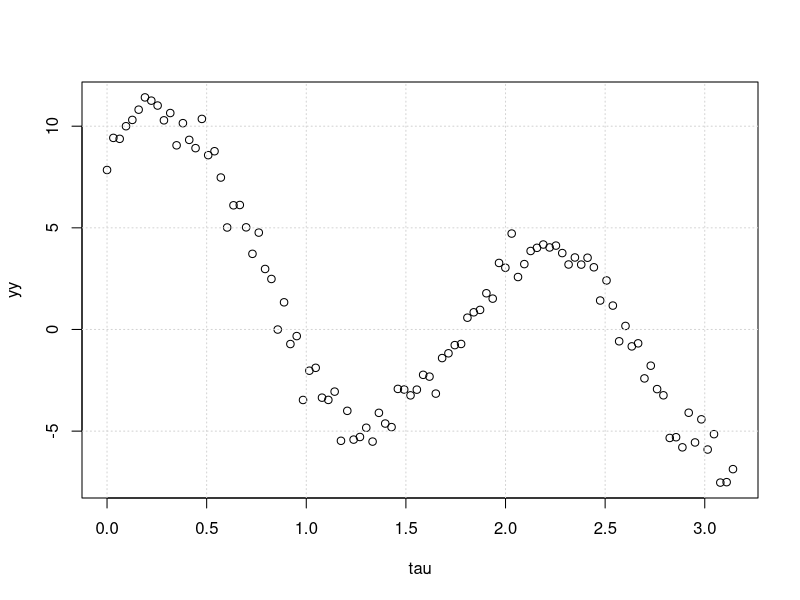

Write R code to recreate this figure.
### Solution to Exercise 1

# Set the number n
nn <- 100
# Generate the points
tau <- seq(0,pi,length.out=nn)
# Begin by generating a column of 1s
XX <- cbind(rep(1,nn))
# Set K
KK <- 2
# Make a for loop to bind columns with cos and sin values of increasing frequency
for (kk in 1:KK) {
  XX <- cbind(XX,sin(pi/2*tau*kk),cos(pi/2*tau*kk))
}
# Make theta vector
theta <- matrix(1:5,5,1)
# Set a random seed
set.seed(150)
# Generate the y values
yy <- XX%*%theta + rnorm(nn,0,sqrt(1/2))
# Plot data
plot(tau,yy)
grid()
# Compute the ordinary least squares estimate
theta_ols <- solve(t(XX)%*%XX)%*%t(XX)%*%yy
# Initialize the algorithm
theta_lad <- theta_ols
# Set the value of epsilon 
epsilon <- 0.001
# Set the number of iterations R
RR <- 100
for (rr in 1:RR) {
  # Compute the weight matrix 
  WW <- diag(c(1/sqrt((yy-XX%*%matrix(theta_lad,5,1)+epsilon)^2)))
  # Compute the new iteration
  theta_lad <- solve(t(XX)%*%WW%*%XX)%*%t(XX)%*%WW%*%yy
}
# Print the east absolute deviation estimator